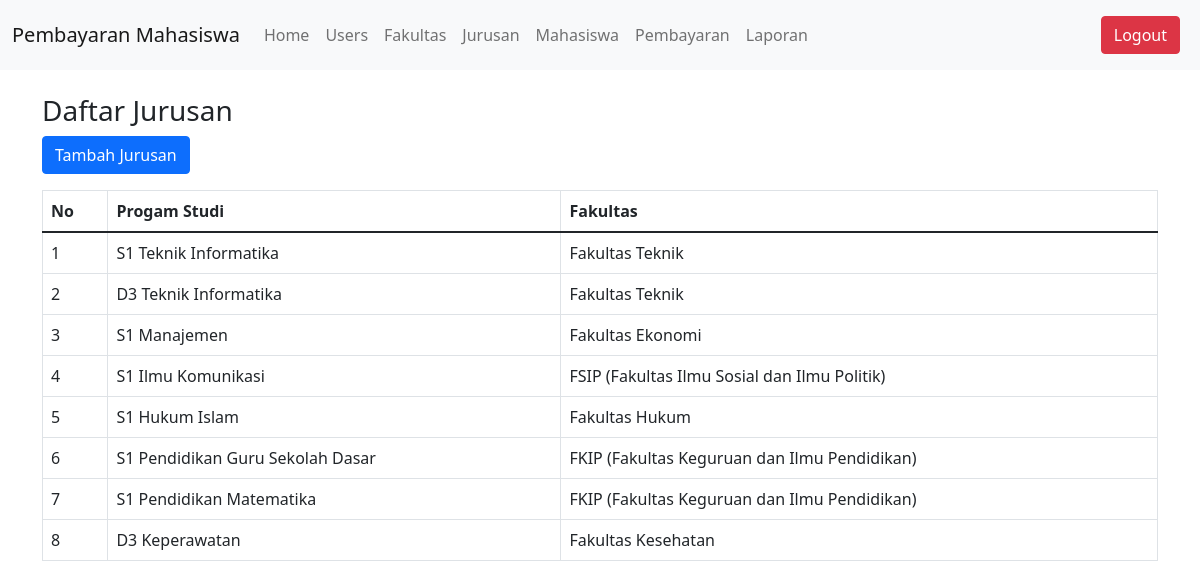
/jurusan.php (signed in), run on the app's committed database.
### tables this page shows
CREATE TABLE `jurusan` (
  `id_jurusan` int(11) NOT NULL,
  `nama_jurusan` varchar(100) NOT NULL,
  `id_fakultas` int(11) NOT NULL
);

CREATE TABLE `fakultas` (
  `id_fakultas` int(11) NOT NULL,
  `nama_fakultas` varchar(100) NOT NULL
);

### jurusan.php (the view, shortened to what this page needs)
<?php
include 'db.php';
$sql = "
    SELECT jurusan.id_jurusan, jurusan.nama_jurusan, fakultas.nama_fakultas
    FROM jurusan
    INNER JOIN fakultas ON jurusan.id_fakultas = fakultas.id_fakultas
";
$result = $conn->query($sql);
$jurusan = [];
if ($result && $result->num_rows > 0) {
    while ($row = $result->fetch_assoc()) {
        $jurusan[] = $row;
    }
}
?>
<!DOCTYPE html>
<html lang="en">
<head>
    <link href="https://cdn.jsdelivr.net/npm/bootstrap@5.1.3/dist/css/bootstrap.min.css" rel="stylesheet">
</head>
<body>
    <?php include 'navbar.php'; ?>
    <div class="container mt-4">
        <h3>Daftar Jurusan</h3>
        <div class="mb-3">
            <a href="tambah_jurusan.php" class="btn btn-primary">Tambah Jurusan</a>
        </div>
        <table class="table table-bordered">
            <thead>
                <tr>
                    <th>No</th>
                    <th>Progam Studi</th>
                    <th>Fakultas</th>
                </tr>
            </thead>
            <tbody>
                <?php if (!empty($jurusan)): ?>
                    <?php foreach ($jurusan as $index => $data): ?>
                        <tr>
                            <td><?= $index + 1; ?></td>
                            <td><?= htmlspecialchars($data['nama_jurusan']); ?></td>
                            <td><?= htmlspecialchars($data['nama_fakultas']); ?></td>
                        </tr>
                    <?php endforeach; ?>
                <?php else: ?>
                    <tr>
                        <td colspan="4" class="text-center">Tidak ada data jurusan yang ditemukan.</td>
                    </tr>
                <?php endif; ?>
            </tbody>
        </table>
    </div>
</body>
</html>

### data on the page
jurusan: nama_jurusan "S1 Teknik Informatika", id_fakultas.nama_fakultas "Fakultas Teknik"
jurusan: nama_jurusan "D3 Teknik Informatika", id_fakultas.nama_fakultas "Fakultas Teknik"
jurusan: nama_jurusan "S1 Manajemen", id_fakultas.nama_fakultas "Fakultas Ekonomi"
jurusan: nama_jurusan "S1 Ilmu Komunikasi", id_fakultas.nama_fakultas "FSIP (Fakultas Ilmu Sosial dan Ilmu Politik)"
jurusan: nama_jurusan "S1 Hukum Islam", id_fakultas.nama_fakultas "Fakultas Hukum"
jurusan: nama_jurusan "S1 Pendidikan Guru Sekolah Dasar", id_fakultas.nama_fakultas "FKIP (Fakultas Keguruan dan Ilmu Pendidikan)"
jurusan: nama_jurusan "S1 Pendidikan Matematika", id_fakultas.nama_fakultas "FKIP (Fakultas Keguruan dan Ilmu Pendidikan)"
jurusan: nama_jurusan "D3 Keperawatan", id_fakultas.nama_fakultas "Fakultas Kesehatan"
